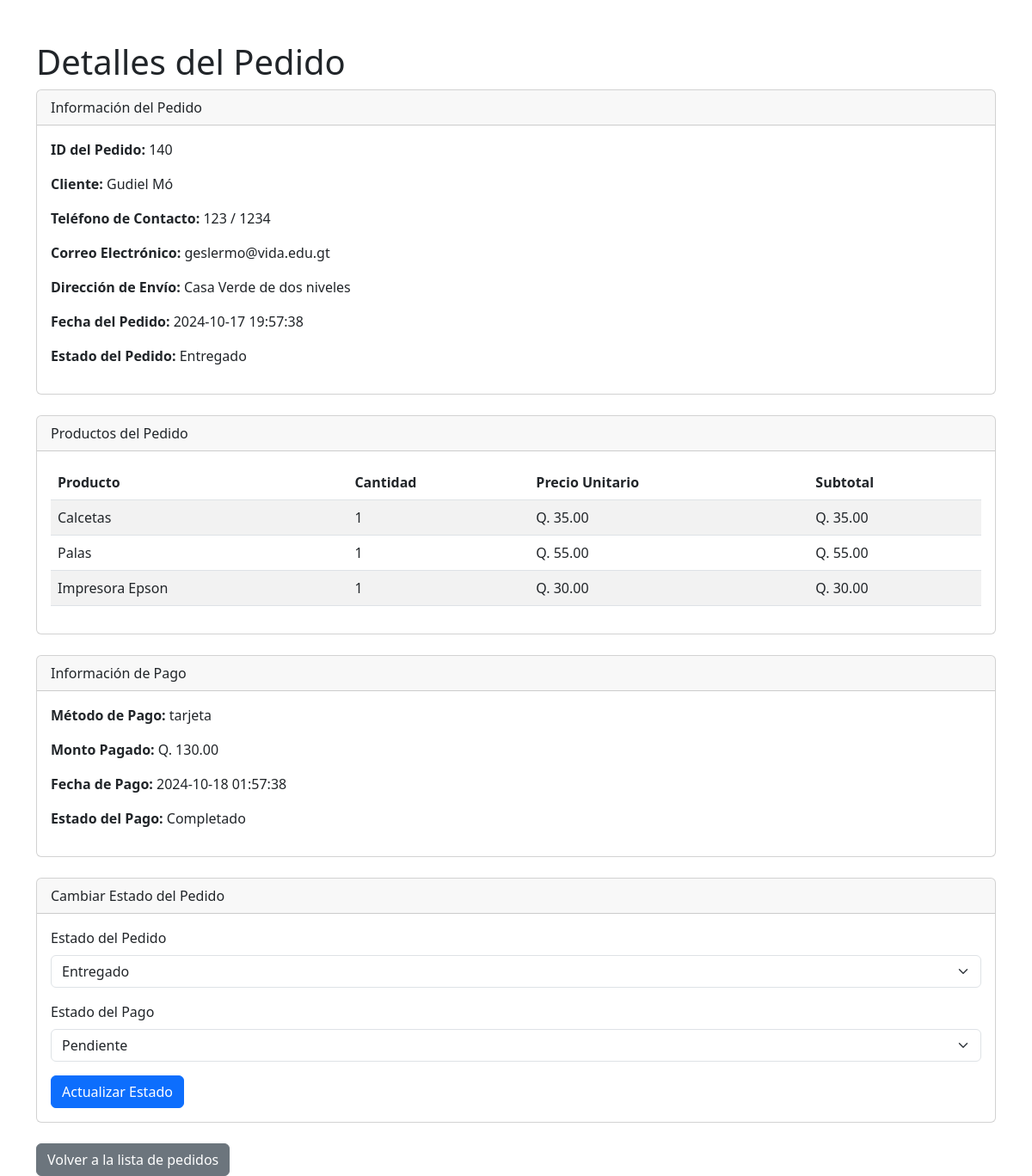
The app's page /public/admin/detalle_pedido.php?id_pedido=140 (signed in) with its own data.
### tables this page shows
CREATE TABLE `pedido` (
  `id_pedido` int(11) NOT NULL AUTO_INCREMENT,
  `id_cliente` int(11) NOT NULL,
  `id_vendedor` int(11) DEFAULT NULL,
  `fecha_pedido` datetime NOT NULL,
  `fecha_limite` datetime DEFAULT NULL,
  `estado_pedido` varchar(50) NOT NULL,
  `direccion_envio` text DEFAULT NULL,
  `telefono_contacto` varchar(20) DEFAULT NULL,
  PRIMARY KEY (`id_pedido`)
);

CREATE TABLE `cliente` (
  `id_cliente` int(11) NOT NULL AUTO_INCREMENT,
  `NIT` varchar(20) DEFAULT NULL,
  `nombre1` varchar(255) NOT NULL,
  `nombre2` varchar(255) DEFAULT NULL,
  `nombre3` varchar(255) DEFAULT NULL,
  `apellido1` varchar(255) NOT NULL,
  `apellido2` varchar(255) DEFAULT NULL,
  `correo` varchar(255) NOT NULL,
  `contrasena` varchar(255) NOT NULL,
  `telefono1` varchar(20) DEFAULT NULL,
  `telefono2` varchar(20) DEFAULT NULL,
  `id_direccion` int(11) DEFAULT NULL,
  `id_estado_usuario` int(11) DEFAULT NULL,
  `token_activacion` varchar(255) DEFAULT NULL,
  `token_recuperacion` varchar(255) DEFAULT NULL,
  `fecha_creacion` timestamp NOT NULL DEFAULT current_timestamp(),
  `fecha_token` datetime DEFAULT NULL,
  PRIMARY KEY (`id_cliente`),
  KEY `id_direccion` (`id_direccion`),
  KEY `id_estado_usuario` (`id_estado_usuario`),
  CONSTRAINT `cliente_ibfk_1` FOREIGN KEY (`id_direccion`) REFERENCES `direccion` (`id_direccion`),
  CONSTRAINT `cliente_ibfk_2` FOREIGN KEY (`id_estado_usuario`) REFERENCES `estado_usuario` (`id_estado_usuario`)
);

CREATE TABLE `detalle_pedido` (
  `id_detalle_pedido` int(11) NOT NULL AUTO_INCREMENT,
  `id_pedido` int(11) NOT NULL,
  `id_producto` int(11) NOT NULL,
  `id_emprendedor` int(11) NOT NULL,
  `cantidad` int(11) NOT NULL,
  `precio_unitario` decimal(10,2) NOT NULL,
  `subtotal` decimal(10,2) NOT NULL,
  `nombre_producto` varchar(255) DEFAULT NULL,
  `factura_emprendedor` varchar(255) DEFAULT NULL,
  `descuento_aplicado` decimal(5,2) DEFAULT 0.00,
  PRIMARY KEY (`id_detalle_pedido`)
);

CREATE TABLE `producto` (
  `id_producto` int(11) NOT NULL AUTO_INCREMENT,
  `id_negocio` int(11) DEFAULT NULL,
  `id_categoria` int(11) DEFAULT NULL,
  `nombre_producto` varchar(255) NOT NULL,
  `descripcion` text DEFAULT NULL,
  `costo` decimal(10,0) NOT NULL,
  `precio` decimal(10,2) NOT NULL,
  `stock` int(11) NOT NULL,
  `imagen` varchar(255) DEFAULT NULL,
  `estado` varchar(50) NOT NULL,
  `fecha_actualizacion` timestamp NOT NULL DEFAULT current_timestamp() ON UPDATE current_timestamp(),
  `id_emprendedor` int(11) NOT NULL,
  `tiene_promocion` tinyint(1) DEFAULT 0,
  `precio_promocional` decimal(10,2) DEFAULT NULL,
  `slug` varchar(255) NOT NULL,
  `imagen_alt` varchar(255) DEFAULT NULL,
  `meta_title` varchar(255) DEFAULT NULL,
  `meta_description` text DEFAULT NULL,
  PRIMARY KEY (`id_producto`),
  KEY `id_negocio` (`id_negocio`),
  KEY `id_categoria` (`id_categoria`),
  KEY `fk_producto_emprendedor` (`id_emprendedor`),
  CONSTRAINT `fk_producto_emprendedor` FOREIGN KEY (`id_emprendedor`) REFERENCES `emprendedor` (`id_emprendedor`) ON DELETE CASCADE ON UPDATE CASCADE,
  CONSTRAINT `producto_ibfk_1` FOREIGN KEY (`id_negocio`) REFERENCES `negocio` (`id_negocio`),
  CONSTRAINT `producto_ibfk_2` FOREIGN KEY (`id_categoria`) REFERENCES `categoria` (`id_categoria`)
);

CREATE TABLE `pago` (
  `id_pago` int(11) NOT NULL AUTO_INCREMENT,
  `id_pedido` int(11) DEFAULT NULL,
  `metodo_pago` varchar(255) DEFAULT NULL,
  `monto` decimal(10,2) NOT NULL,
  `fecha_pago` timestamp NOT NULL DEFAULT current_timestamp(),
  `estado_pago` varchar(50) DEFAULT NULL,
  `imagen_comprobante` varchar(255) DEFAULT NULL,
  `id_factura` int(11) DEFAULT NULL,
  PRIMARY KEY (`id_pago`),
  KEY `fk_pago_pedido` (`id_pedido`),
  KEY `fk_pago_factura` (`id_factura`),
  CONSTRAINT `fk_pago_factura` FOREIGN KEY (`id_factura`) REFERENCES `factura` (`id_factura`) ON DELETE SET NULL,
  CONSTRAINT `fk_pago_pedido` FOREIGN KEY (`id_pedido`) REFERENCES `pedido` (`id_pedido`) ON DELETE CASCADE
);

### public/admin/detalle_pedido.php (the view, shortened to what this page needs)
<?php
$database = new Database();
$db = $database->getConnection();
$id_pedido = isset($_GET['id_pedido']) ? htmlspecialchars(strip_tags($_GET['id_pedido'])) : die('ID de pedido no especificado.');
$query_pedido = "SELECT p.*, c.nombre1 AS nombre_cliente, c.apellido1 AS apellido_cliente, c.telefono1, c.telefono2, c.correo
                 FROM pedido p
                 JOIN cliente c ON p.id_cliente = c.id_cliente
                 WHERE p.id_pedido = :id_pedido";
$stmt_pedido = $db->prepare($query_pedido);
$stmt_pedido->bindParam(':id_pedido', $id_pedido);
$stmt_pedido->execute();
$pedido = $stmt_pedido->fetch(PDO::FETCH_ASSOC);
$query_detalle = "SELECT dp.*, p.nombre_producto, p.precio
                  FROM detalle_pedido dp
                  JOIN producto p ON dp.id_producto = p.id_producto
                  WHERE dp.id_pedido = :id_pedido";
$stmt_detalle = $db->prepare($query_detalle);
$stmt_detalle->bindParam(':id_pedido', $id_pedido);
$stmt_detalle->execute();
$detalles_pedido = $stmt_detalle->fetchAll(PDO::FETCH_ASSOC);
$query_pago = "SELECT * FROM pago WHERE id_pedido = :id_pedido";
$stmt_pago = $db->prepare($query_pago);
$stmt_pago->bindParam(':id_pedido', $id_pedido);
$stmt_pago->execute();
$pago = $stmt_pago->fetch(PDO::FETCH_ASSOC);
?>
<!DOCTYPE html>
<html lang="es">
<head>
    <link href="https://cdn.jsdelivr.net/npm/bootstrap@5.3.0/dist/css/bootstrap.min.css" rel="stylesheet">
</head>
<body>
    <div class="container mt-5">
        <h1>Detalles del Pedido</h1>
        <div class="card mb-4">
            <div class="card-header">Información del Pedido</div>
            <div class="card-body">
                <p><strong>ID del Pedido:</strong> <?php echo htmlspecialchars($pedido['id_pedido']); ?></p>
                <p><strong>Cliente:</strong> <?php echo htmlspecialchars($pedido['nombre_cliente'] . ' ' . $pedido['apellido_cliente']); ?></p>
                <p><strong>Teléfono de Contacto:</strong> <?php echo htmlspecialchars($pedido['telefono1']) . ' / ' . htmlspecialchars($pedido['telefono2']); ?></p>
                <p><strong>Correo Electrónico:</strong> <?php echo htmlspecialchars($pedido['correo']); ?></p>
                <p><strong>Dirección de Envío:</strong> <?php echo htmlspecialchars($pedido['direccion_envio']); ?></p>
                <p><strong>Fecha del Pedido:</strong> <?php echo htmlspecialchars($pedido['fecha_pedido']); ?></p>
                <p><strong>Estado del Pedido:</strong> <?php echo htmlspecialchars($pedido['estado_pedido']); ?></p>
            </div>
        </div>
        <div class="card mb-4">
            <div class="card-header">Productos del Pedido</div>
            <div class="card-body">
                <table class="table table-striped">
                    <thead>
                        <tr>
                            <th>Producto</th>
                            <th>Cantidad</th>
                            <th>Precio Unitario</th>
                            <th>Subtotal</th>
                        </tr>
                    </thead>
                    <tbody>
                        <?php foreach ($detalles_pedido as $detalle): ?>
                            <tr>
                                <td><?php echo htmlspecialchars($detalle['nombre_producto']); ?></td>
                                <td><?php echo htmlspecialchars($detalle['cantidad']); ?></td>
                                <td>Q. <?php echo number_format($detalle['precio_unitario'], 2); ?></td>
                                <td>Q. <?php echo number_format($detalle['subtotal'], 2); ?></td>
                            </tr>
                        <?php endforeach; ?>
                    </tbody>
                </table>
            </div>
        </div>
        <div class="card mb-4">
            <div class="card-header">Información de Pago</div>
            <div class="card-body">
                <?php if ($pago): ?>
                    <p><strong>Método de Pago:</strong> <?php echo htmlspecialchars($pago['metodo_pago']); ?></p>
                    <p><strong>Monto Pagado:</strong> Q. <?php echo number_format($pago['monto'], 2); ?></p>
                    <p><strong>Fecha de Pago:</strong> <?php echo htmlspecialchars($pago['fecha_pago']); ?></p>
                    <p><strong>Estado del Pago:</strong> <?php echo htmlspecialchars($pago['estado_pago']); ?></p>
                <?php else: ?>
                    <p>No se ha realizado el pago para este pedido.</p>
                <?php endif; ?>
            </div>
        </div>
        <div class="card mb-4">
            <div class="card-header">Cambiar Estado del Pedido</div>
            <div class="card-body">
                <form action="cambiar_estado_pedido.php" method="POST">
                    <div class="mb-3">
                        <label for="estado_pedido" class="form-label">Estado del Pedido</label>
                        <select id="estado_pedido" name="estado_pedido" class="form-select">
                            <option value="Entregado" <?php if ($pedido['estado_pedido'] == 'Entregado') echo 'selected'; ?>>Entregado</option>
                        </select>
                    </div>
                    <div class="mb-3">
                        <label for="estado_pago" class="form-label">Estado del Pago</label>
                        <select id="estado_pago" name="estado_pago" class="form-select">
                            <option value="Pendiente" <?php if ($pago['estado_pago'] == 'Pendiente') echo 'selected'; ?>>Pendiente</option>
                        </select>
                    </div>
                    <button type="submit" class="btn btn-primary">Actualizar Estado</button>
                </form>
            </div>
        </div>
        <a href="gestion_pedidos.php" class="btn btn-secondary">Volver a la lista de pedidos</a>
    </div>
</body>
</html>

### records on screen
pedido: id_pedido "140", id_cliente.apellido1 "Gudiel Mó", id_cliente.telefono1 "123", id_cliente.telefono2 "1234", id_cliente.correo "geslermo@vida.edu.gt", direccion_envio "Casa Verde de dos niveles", fecha_pedido "2024-10-17 19:57:38", estado_pedido "Entregado"
detalle_pedido: id_producto.nombre_producto "Calcetas", cantidad "1", precio_unitario "35.00", subtotal "35.00"
detalle_pedido: id_producto.nombre_producto "Palas", cantidad "1", precio_unitario "55.00", subtotal "55.00"
detalle_pedido: id_producto.nombre_producto "Impresora Epson", cantidad "1", precio_unitario "30.00", subtotal "30.00"
pago: metodo_pago "tarjeta", monto "130.00", fecha_pago "2024-10-18 01:57:38", estado_pago "Completado"
